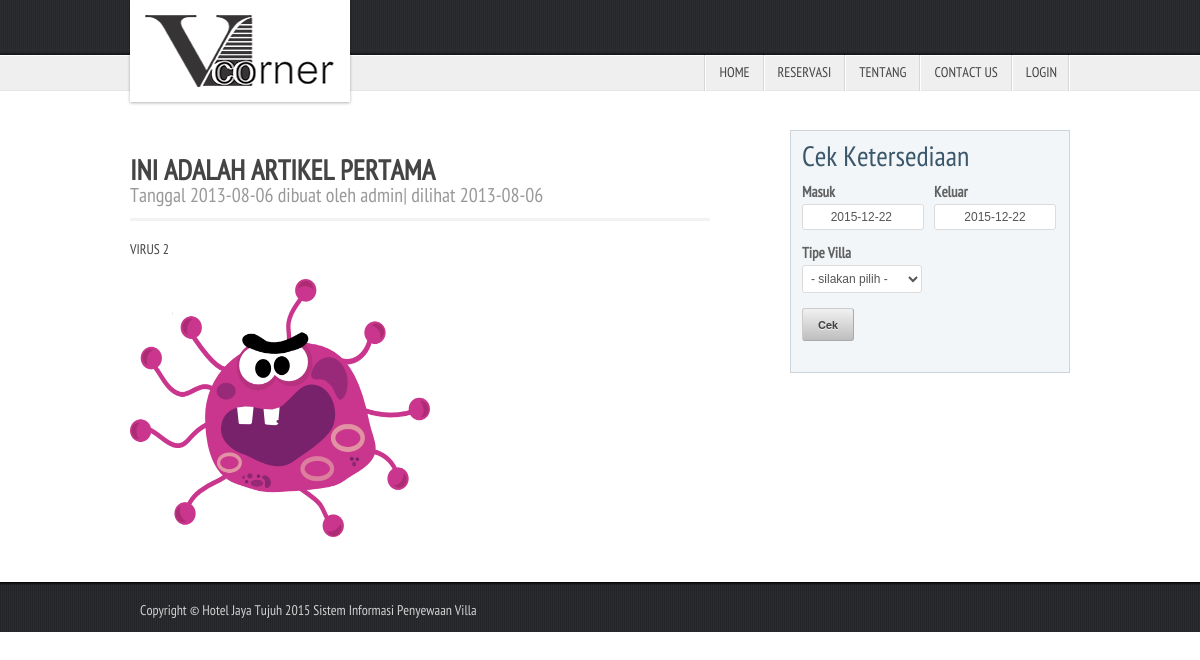
The page /?news=0 on the database its author committed.
### tables this page shows
CREATE TABLE IF NOT EXISTS `post_article` (
  `post_id` int(10) NOT NULL,
  `title` varchar(50) NOT NULL,
  `featurephoto` varchar(100) NOT NULL,
  `post_entry` longtext NOT NULL,
  `create_date` date NOT NULL,
  `hit` int(10) NOT NULL,
  `create_by` varchar(40) NOT NULL
);

CREATE TABLE IF NOT EXISTS `options` (
  `idoptions` int(10) NOT NULL AUTO_INCREMENT,
  `options_name` varchar(40) NOT NULL,
  `value` varchar(255) NOT NULL,
  PRIMARY KEY (`idoptions`)
);

### includes/functions/publicfunc.php (called while the page is built, shortened)
<?php
return true;
?>
<?php
function _getconfigdb($key)
{
	$q=mysql_query("Select * from options where options_name='".$key."'");
	$r=	mysql_fetch_array($q);
	return $r['value'];
}
?>

### pages/web/indexblog.php (the view, shortened to what this page needs)
<!DOCTYPE html>
<html lang="en">
<head>
<link rel="stylesheet" href="css/base.css">
<link rel="stylesheet" href="css/menu.css">
<link rel="stylesheet" href="css/skeleton.css">
<link rel="stylesheet" href="css/layout.css">
<link href="css/datepicker.css" rel="stylesheet" type="text/css"/>
<link rel="stylesheet" href="js/prettyPhoto/css/prettyPhoto.css" type="text/css" media="screen">
<link rel="stylesheet" href="css/jquery-ui.css">
</head>
<body>
<header>
<div class="container">
	<div class=" four columns" id="logo"><a href="index.php">Villa Corner</a></div>
	<div class="twelve columns">
		<nav>
		<ul id="main-nav" class="sf-menu">
			<?php include(_THEME."header.php"); ?>
		</ul>
		</nav>
	</div>
</div>
</header>
<div class="container">
	<div class="ten columns add-bottom">
		<?php
if(isset($_GET['news']))
{
	$sql="Select * from post_article where post_id='".$_GET['news']."'";
	$q=mysql_query($sql);
	$r=mysql_fetch_array($q);
	echo '
		<h1>'.$r['title'].'<br><span>Tanggal '.$r['create_date'].' dibuat oleh '.$r['create_by'].'| dilihat '.$r['create_date'].'</span></h1>
        <p>'.$r['post_entry'].'
        </p>';
}elseif(isset($_GET['page']))
{
	include(_THEME.$_GET['page'].".php");
}elseif(isset($_GET['catnews']))
{
	$segment="kategori";
	$sql="Select * from post_category where cat_id='".$_GET['catnews']."'";
}
?>
	</div>
	<div class="five columns offset-by-one add-bottom">
		<?php include(_THEME."widgetcoba.php"); ?>
	</div>
</div>
<footer>
   <?php include(_THEME."footer.php"); ?>
</footer>
</body>
</html>

### pages/web/footer.php (shortened to what this page needs)
<div class="container">
    <nav class="eleven columns" align="center">
    <ul id="nav-footer">
       <div class="eleven columns" align="left">Copyright ©  <?php echo _getconfigdb("company_name"); ?> 2015 Sistem Informasi Penyewaan Villa</div>
    </ul>
    </nav>
</div>

### css/base.css (style rules this page uses)
html,body,div,span,applet,object,iframe,h1,h2,h3,h4,h5,h6,p,blockquote,pre,a,abbr,acronym,address,big,cite,code,del,dfn,em,img,ins,kbd,q,s,samp,small,strike,strong,sub,sup,tt,var,b,u,i,center,dl,dt,dd,ol,ul,li,fieldset,form,label,legend,table,caption,tbody,tfoot,thead,tr,th,td,article,aside,canvas,details,embed,figure,figcaption,footer,header,hgroup,menu,nav,output,ruby,section,summary,time,mark,audio,video { border:0; font:inherit; font-size:100%; margin:0; padding:0; vertical-align:baseline; }
article,aside,details,figcaption,figure,footer,header,hgroup,menu,nav,section { display:block; }
body { line-height:1; }
ol,ul { list-style:none; }
body { background:#fff; color:#444; font-size:14px; font-family: 'PTSansNarrowRegular', Arial, Helvetica, sans-serif; webkit-font-smoothing:antialiased; webkit-text-size-adjust:100%; margin-top:110px; line-height:18px; }
h1,h2,h3,h4,h5,h6 { color:#3b576b; font-weight:normal; }
h1 { border-bottom:3px solid #f2f2f2; color:#444; font-size:28px; font-weight:700; line-height:24px; margin-bottom:10px; margin-top:30px; padding-bottom:10px; text-transform:uppercase; }
h1 span { color:#999; display:block; font-size:20px; font-weight:400; text-transform:none; }
p { margin:0 0 20px 0; }
p img { margin:0; }
a,a:visited { color:#111; outline:0; text-decoration:none; }
ul, ol { margin-bottom:20px; }
ul { list-style:none outside; }
.add-bottom { margin-bottom:20px !important; }

### css/menu.css (style rules this page uses)
ul#main-nav { margin:0px; padding:0px; display:block; position:absolute; top: 55px; right:10px; }
.sf-menu, .sf-menu * { margin: 0; padding: 0; list-style: none; }
.sf-menu { line-height: 1.0; }
.sf-menu { float: left; background: url(../img/menu_top_divider.png) no-repeat right top; }

### css/skeleton.css (style rules this page uses)
.container { position: relative; width: 960px; margin: 0 auto; padding: 0; }
.column, .columns { float: left; display: inline; margin-left: 10px; margin-right: 10px; }
.container .four.columns { width: 220px; }
.container .five.columns { width: 280px; }
.container .ten.columns { width: 580px; }
.container .eleven.columns { width: 640px; }
.container .twelve.columns { width: 700px; }
.container .offset-by-one { padding-left: 60px; }
.container:after { content: "\0020"; display: block; height: 0; clear: both; visibility: hidden; }

### css/layout.css (style rules this page uses)
header { background:#efefef url(../img/bg_header.png) repeat-x left top;border-bottom:1px solid #e6e6e6;height:90px;width:100%;z-index:1000;position:fixed;top:0;left:0; }
#logo { background-color:#fff; box-shadow:0 1px 3px rgba(0,0,0,.3); -moz-box-shadow:0 1px 3px rgba(0,0,0,.3); text-align:center; -webkit-box-shadow:0 1px 3px rgba(0,0,0,.3); }
#logo a { background:url(../img/logo_1.png) no-repeat 0 0; display:block; height:72px; margin:15px auto; text-indent:-9999px; width:190px; }
footer { background:#26282b url(../img/bg_footer.png) repeat-x left top; color:#d1d1d1; padding:20px 0 10px 0; width:100%; }

### rows shown on the page
post_article: title "INI ADALAH ARTIKEL PERTAMA", create_date "2013-08-06", create_by "admin", post_entry "VIRUS 2", post_entry (picture)
options: value "Hotel Jaya Tujuh"
